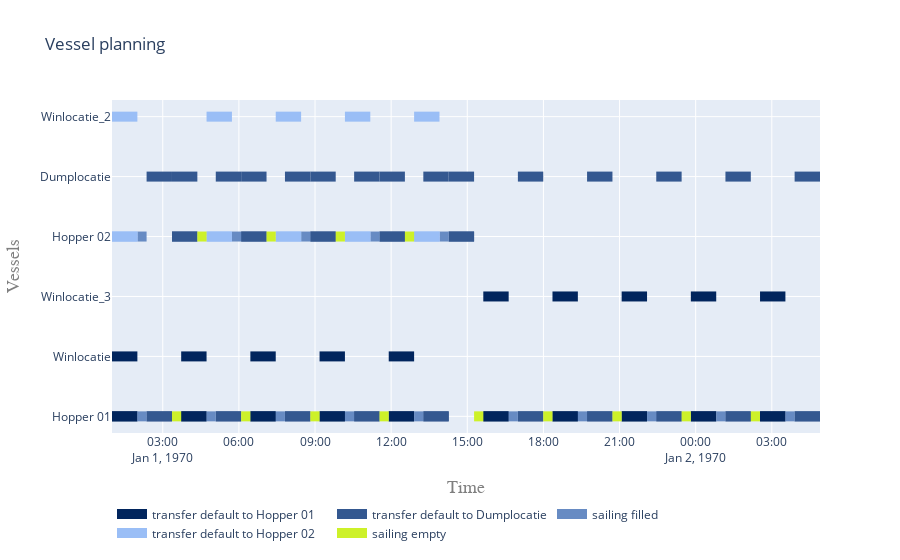

Write notebook code for a chart like this one.
### Code cell
objects = [hopper, hopper2, from_site,from_site_2,from_site_3, to_site]

activities = []
for obj in objects:
    activities.extend(set(obj.log["Message"]))

activities = list(set(activities))

vessel_planning(objects, activities)
